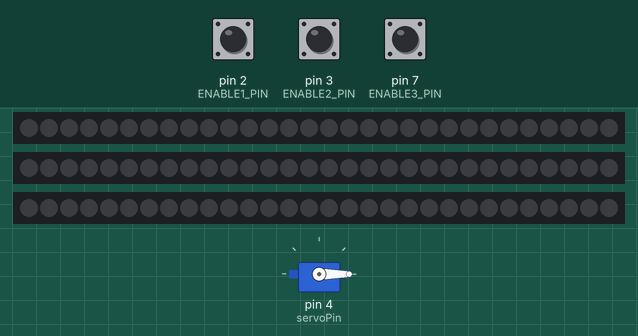
Recording of a sketch running on a simulated Arduino Uno, built with avr-gcc and run on an emulated ATmega328P. On the bench: 3 × 30 RGB LEDs in strip order, left to right, servo. The test bench sets the inputs (shaded band); at power-on: pin 3 (ENABLE2_PIN) HIGH, pin 2 (ENABLE1_PIN) HIGH, pin 7 (ENABLE3_PIN) HIGH. Dim RGB values are drawn brighter than linear.

Above: at 3.2 s.
3.3 s: pin 3 (ENABLE2_PIN) pulled LOW for 0.15 s
At 3.45 s:
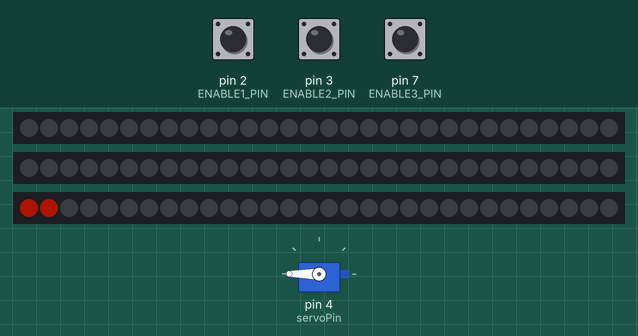
6.2 s: pin 2 (ENABLE1_PIN) pulled LOW for 0.15 s
At 7.4 s:
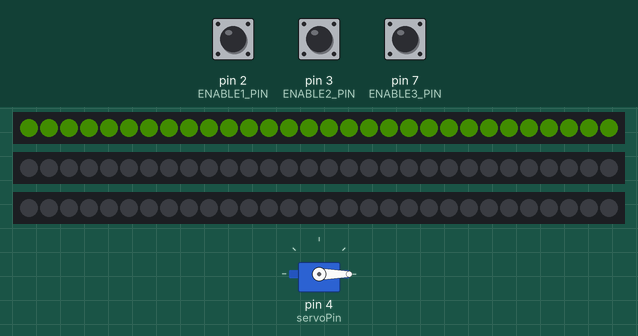
7.9 s: pin 7 (ENABLE3_PIN) pulled LOW for 0.15 s
9.6 s: pin 3 (ENABLE2_PIN) pulled LOW for 1 s
At 9.65 s:
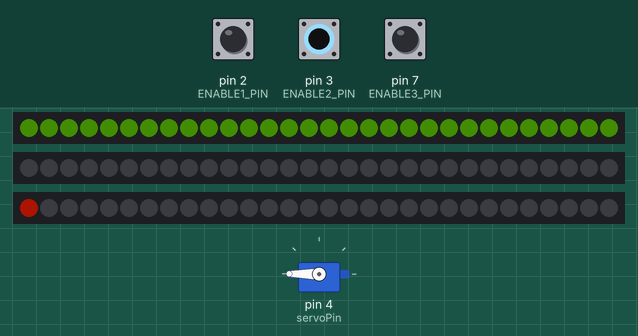
12.1 s: pin 2 (ENABLE1_PIN) pulled LOW for 3.2 s
At 15.14 s:
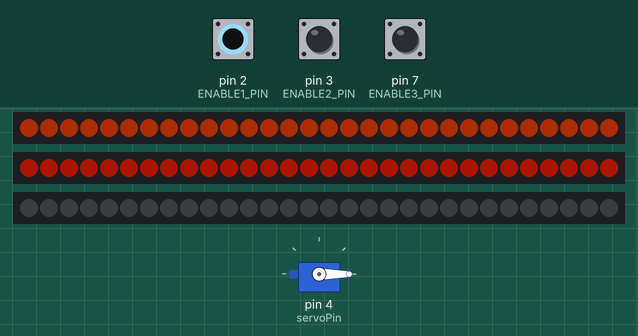
16.8 s: pin 7 (ENABLE3_PIN) pulled LOW for 3.2 s
At 19.88 s:
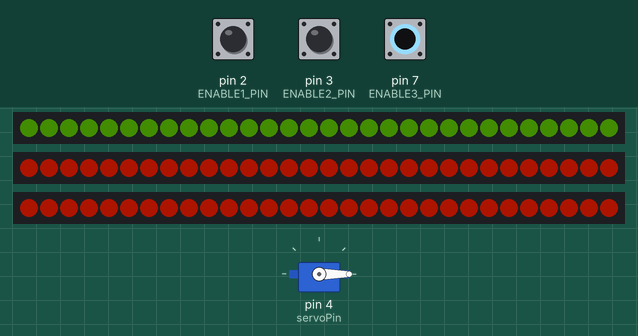
Timing chart, 0 to 21.4 s (numbered marks = the images above; inputs shaded):
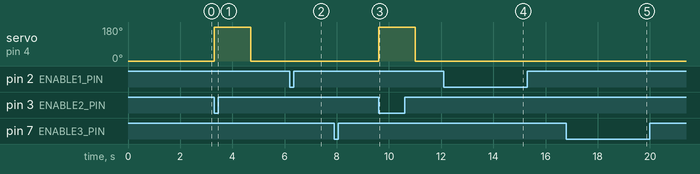

The sketch:

LED_strips_and_Wiper_2023_24.ino
```cpp
#include <Adafruit_NeoPixel.h>
// Include the Servo library
#include <Servo.h>
// LIGHT CONNECTIONS
// red = power
// white = data
// black = ground
#ifdef __AVR__
#include <avr/power.h> // Required for 16 MHz Adafruit Trinket
#endif

#define LED_PIN     6 // controls breaks = strip
#define LED2_PIN    8 //5 // controls blinker/hazard
#define LED3_PIN     9 // controls breaks = strip
#define ENABLE1_PIN  2 // A0 // bliker light 1 --> right = blue (strip2)
#define ENABLE2_PIN  3 // A1 // bliker light 2 --> left = green (strip2)
#define ENABLE3_PIN  7 // A2 // overwrites A0 and A1  --> hazards = orange (strip2)
#define ENABLE4_PIN  2 // controls breaklights --> only strip
#define LED_COUNT  30 // 60 per Strip
#define LED_COUNT2  30 // 60 per Strip
#define BRIGHTNESS 255*0.2 // Set BRIGHTNESS to about 1/5 (max = 255)
#define SPEED 100 // 255 Slowest, 0 Fastest
Adafruit_NeoPixel strip(LED_COUNT, LED_PIN, NEO_GRB + NEO_KHZ800);
Adafruit_NeoPixel strip2(LED_COUNT2, LED2_PIN, NEO_GRB + NEO_KHZ800);
Adafruit_NeoPixel strip3(LED_COUNT2, LED3_PIN, NEO_GRB + NEO_KHZ800);

int break_val = 30;
// Include the Servo library
#include <Servo.h>
// Declare the Servo pin
int servoPin = 4;
int buttonPin = 3;
// Create a servo object
Servo servo;
const long wiperInterval = 2500;
unsigned long previousMillis = 0;
unsigned long wiperStart = 0;

void setup() {
  // put your setup code here, to run once:
  #if defined(__AVR_ATtiny85__) && (F_CPU == 16000000)
  clock_prescale_set(clock_div_1);
  #endif
  pinMode(ENABLE1_PIN, INPUT_PULLUP);   // internal pull-up resistor
  pinMode(ENABLE2_PIN, INPUT_PULLUP);   // internal pull-up resistor
  pinMode(ENABLE3_PIN, INPUT_PULLUP);   // internal pull-up resistor
  pinMode(ENABLE4_PIN, INPUT_PULLUP);   // internal pull-up resistor
    // interrupts for breaklights
  attachInterrupt(digitalPinToInterrupt(ENABLE4_PIN), break_on, CHANGE);
  //attachInterrupt(digitalPinToInterrupt(ENABLE4_PIN), break_off, RISING);
  strip.begin();           // INITIALIZE NeoPixel strip object (REQUIRED)
  strip.show();            // Turn OFF all pixels ASAP
  strip.setBrightness(BRIGHTNESS);
  strip2.begin();           // INITIALIZE NeoPixel strip object (REQUIRED)
  strip2.show();            // Turn OFF all pixels ASAP
  strip2.setBrightness(BRIGHTNESS);
  strip3.begin();           // INITIALIZE NeoPixel strip object (REQUIRED)
  strip3.show();            // Turn OFF all pixels ASAP
  strip3.setBrightness(BRIGHTNESS);
    //for windshield wipers
     // We need to attach the servo to the used pin number
   pinMode(buttonPin, INPUT_PULLUP);
   servo.attach(servoPin);
   servo.write(0);
   delay(2000);
}

void break_on(void){
  if (digitalRead(ENABLE4_PIN) == HIGH) {
    break_val = 30;
  }
  else{
    break_val = 255;
  }
  for(int i = 0; i < LED_COUNT; i++){
        strip.setPixelColor(i, break_val, 65, 0);
        //strip2.setPixelColor(i, break_val, 0, 0);
  }
  strip.show();
}
void break_off(void){
  break_val = 10;
  for(int i = 0; i < LED_COUNT; i++){
        strip.setPixelColor(i, break_val, 0, 0);
        //strip2.setPixelColor(i, break_val, 0, 0);
  }
  strip.show();
}

void wipers(void) {
  if (digitalRead(buttonPin) == LOW) { //button is pressed
  unsigned long currentMillis = millis();

  if (currentMillis - previousMillis >= wiperInterval) {
    // save the last time you blinked the LED
    previousMillis = currentMillis;
    // if the LED is off turn it on and vice-versa:
      if (servo.read() == 0) {
        servo.write(180);
        wiperStart = millis();
        }
      }
      else {
        if (millis() - wiperStart >= 1400) {
          servo.write(0);
          wiperStart = millis();
    }
  }

  }

    else {
    if (millis() - wiperStart >= 1400) {
      servo.write(0);
      wiperStart = millis();
    }
  }
}

void loop() {

    wipers();
  //strip.clear();
  strip2.clear();
  strip3.clear();
  // blinker lights
  if(digitalRead(ENABLE3_PIN) == LOW){
    colorWipe3(strip2.Color(255,   30,   0), SPEED);
    colorWipe3(strip3.Color(255,   30,   0), SPEED);
  }
  else if(digitalRead(ENABLE3_PIN) == HIGH){
    if (digitalRead(ENABLE1_PIN) == LOW){ // bliker light 1 --> right = blue (strip2)
      colorWipe(strip2.Color(255,   30,   0), SPEED);
    }
    else if(digitalRead(ENABLE2_PIN) == LOW){// bliker light 2 --> right = green (strip2)
      colorWipe2(strip3.Color(255,   30,   0), SPEED);
    }
  }
  strip2.show();
  strip3.show();
}


void colorWipe_break(uint32_t color, int wait) {
    for(int j = 0; (digitalRead(ENABLE4_PIN) == LOW); j++) { // For each pixel in strip...
      for(int i = 0; i < LED_COUNT; i++){
        strip.setPixelColor(i, 10, 0, 0);
        strip2.setPixelColor(i, 10, 0, 0);
      }
      delay(wait);                           //  Pause for a moment
    };
  return;
}
void colorWipe(uint32_t color, int wait) {
    for(int i = 0; (digitalRead(ENABLE1_PIN) == LOW || digitalRead(ENABLE2_PIN) == LOW) && digitalRead(ENABLE3_PIN) == HIGH; i++) { // For each pixel in strip...

    wipers();
      strip2.setPixelColor(i, color);         //  Set pixel's color (in RAM)
      strip2.show();
      if(i == LED_COUNT2){
        // erase the colors set
        for(int j = 0; j < LED_COUNT2; j++){
          strip2.setPixelColor(j, strip2.Color(0,0,0));
          // add code for breaklights
        //attachInterrupt(digitalPinToInterrupt(ENABLE4_PIN), break_on, FALLING);
        //attachInterrupt(digitalPinToInterrupt(ENABLE4_PIN), break_off, RISING;
        }
        i = -1;
      }
      delay(wait);                           //  Pause for a moment
    };
  return;
}
void colorWipe2(uint32_t color, int wait) {
  for(int i = 0; (digitalRead(ENABLE1_PIN) == LOW || digitalRead(ENABLE2_PIN) == LOW) && digitalRead(ENABLE3_PIN) == HIGH; i++) { // For each pixel in strip...

    wipers();
    strip3.setPixelColor(i, color);         //  Set pixel's color (in RAM)
    strip3.show();
      if(i == LED_COUNT2){
        // erase the colors set
        for(int j = 0; j < LED_COUNT2; j++){
          strip3.setPixelColor(j, strip3.Color(0,0,0));
        }
        i = -1;
      }
    delay(wait);                           //  Pause for a moment
  };
  return;
}
void colorWipe3(uint32_t color, int wait) {
  for(int i = 0; digitalRead(ENABLE3_PIN) == LOW; i++) { // For each pixel in strip...

    wipers();
    strip2.setPixelColor(i, color);
    strip2.show();
    strip3.setPixelColor(i, color);
    strip3.show();
    if(i == LED_COUNT2){
        // erase the colors set
        for(int j = 0; j < LED_COUNT2; j++){
          strip2.setPixelColor(j, strip2.Color(0,0,0));
          strip3.setPixelColor(j, strip2.Color(0,0,0));
        }
        i = -1;
      }
    delay(wait);                           //  Pause for a moment
  };
  return;
}
/*
void colorBlock(uint32_t color, int wait){
  for(int i = LED_COUNT; digitalRead(ENABLE4_PIN) == LOW ; i++) {
    strip.setPixelColor(i, color);
    strip2.setPixelColor(i, color);
    strip.show();
    strip2.show();
  }
  return;
}
*/
```

Measured:
- after the input at 3.3 s, servo on pin 4 (servoPin): 0° → 180° at once, → 0° 1.4 s later; the LEDs: first change at once (image 1 shows a later state)
- after the input at 6.2 s, the LEDs: first change at once (image 2 shows a later state)
- after the input at 9.6 s, servo on pin 4 (servoPin): 0° → 180° at once, → 0° 1.4 s later; the LEDs: change at once (image 3)
- after the input at 12.1 s, the LEDs: first change at once (image 4 shows a later state)
- after the input at 16.8 s, the LEDs: first change at once (image 5 shows a later state)
